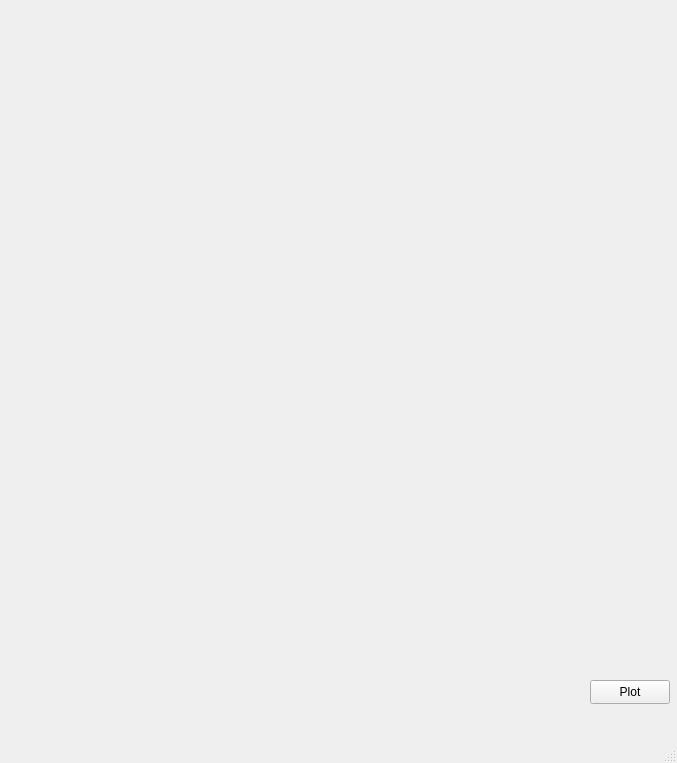
<?xml version="1.0" encoding="UTF-8"?>
<ui version="4.0">
 <class>MainWindow</class>
 <widget class="QMainWindow" name="MainWindow">
  <property name="geometry">
   <rect>
    <x>0</x>
    <y>0</y>
    <width>677</width>
    <height>763</height>
   </rect>
  </property>
  <property name="windowTitle">
   <string>MainWindow</string>
  </property>
  <widget class="QWidget" name="centralwidget">
   <widget class="QCustomPlot" name="widget" native="true">
    <property name="enabled">
     <bool>true</bool>
    </property>
    <property name="geometry">
     <rect>
      <x>20</x>
      <y>20</y>
      <width>291</width>
      <height>201</height>
     </rect>
    </property>
   </widget>
   <widget class="QPushButton" name="pushButton">
    <property name="geometry">
     <rect>
      <x>590</x>
      <y>680</y>
      <width>80</width>
      <height>24</height>
     </rect>
    </property>
    <property name="text">
     <string>Plot</string>
    </property>
   </widget>
   <widget class="QCustomPlot" name="widget_2" native="true">
    <property name="geometry">
     <rect>
      <x>350</x>
      <y>20</y>
      <width>291</width>
      <height>201</height>
     </rect>
    </property>
   </widget>
   <widget class="QCustomPlot" name="widget_3" native="true">
    <property name="geometry">
     <rect>
      <x>20</x>
      <y>260</y>
      <width>290</width>
      <height>200</height>
     </rect>
    </property>
   </widget>
   <widget class="QCustomPlot" name="widget_4" native="true">
    <property name="geometry">
     <rect>
      <x>350</x>
      <y>260</y>
      <width>290</width>
      <height>200</height>
     </rect>
    </property>
   </widget>
   <widget class="QCustomPlot" name="widget_5" native="true">
    <property name="geometry">
     <rect>
      <x>20</x>
      <y>500</y>
      <width>531</width>
      <height>200</height>
     </rect>
    </property>
   </widget>
  </widget>
  <widget class="QMenuBar" name="menubar">
   <property name="geometry">
    <rect>
     <x>0</x>
     <y>0</y>
     <width>677</width>
     <height>20</height>
    </rect>
   </property>
  </widget>
  <widget class="QStatusBar" name="statusbar"/>
 </widget>
 <customwidgets>
  <customwidget>
   <class>QCustomPlot</class>
   <extends>QWidget</extends>
   <header>qcustomplot.h</header>
   <container>1</container>
  </customwidget>
 </customwidgets>
 <resources/>
 <connections/>
</ui>
